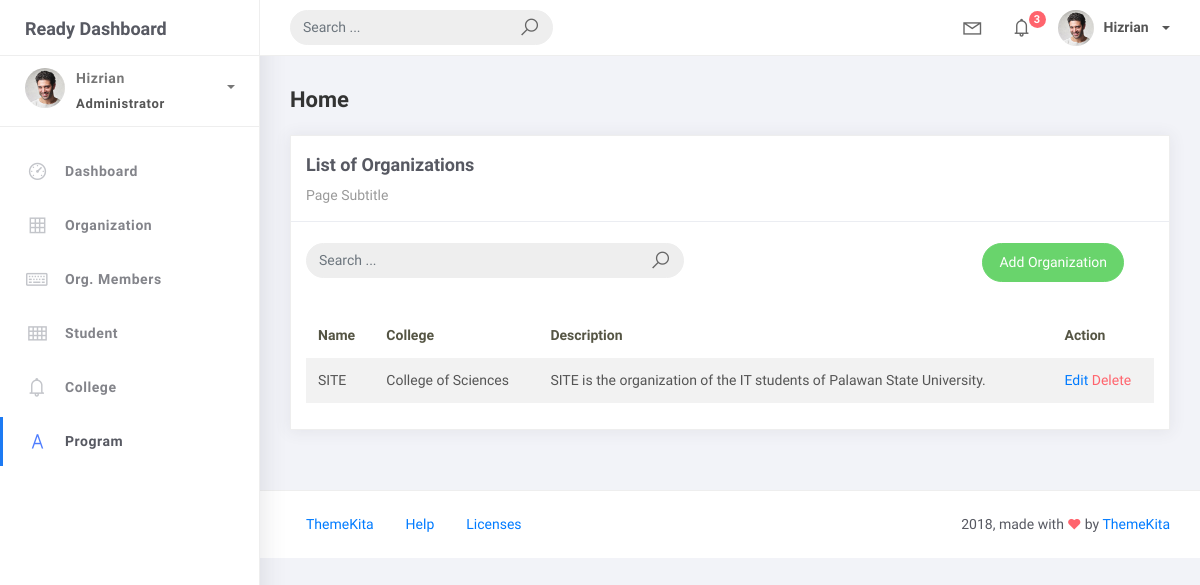
Before: /organization_list with the older database file.
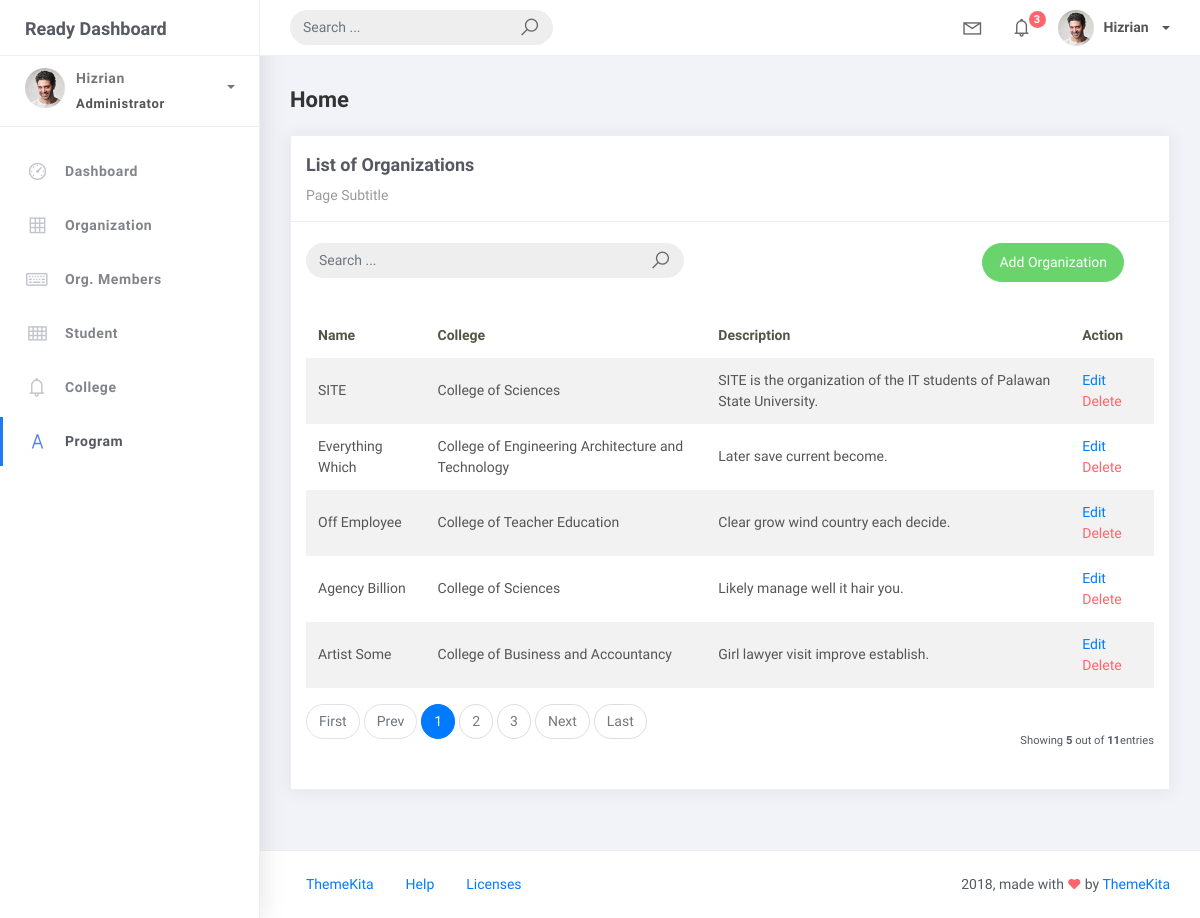
After: the same page with the newer database file.
### studentorg/models.py (models this page shows, shortened)
class BaseModel(models.Model):
    created_at = models.DateTimeField(auto_now_add=True, db_index=True)
    updated_at = models.DateTimeField(auto_now=True)
    class Meta:
        abstract = True

class Organization(BaseModel):
    name = models.CharField(max_length=250)
    college = models.ForeignKey(
        College, null=True, blank=True, on_delete=models.CASCADE)
    description = models.CharField(max_length=500)

class College(BaseModel):
    college_name = models.CharField(max_length=150)
    def __str__(self):
        return self.college_name

### studentorg/views.py (the view)
# urls.py: path('organization_list', OrganizationList.as_view(), name='organization-list'),
class OrganizationList(ListView):
    model = Organization
    context_object_name = 'organization'
    template_name  = 'org_list.html'
    paginate_by = 5
    def get_queryset(self, *args, **kwargs):
         qs = super(OrganizationList, self).get_queryset(*args, **kwargs)
         if self.request.GET.get("q") != None:
             query = self.request.GET.get('q')
             qs = qs = qs.filter(Q(name__icontains=query) |
                           Q(description__icontains=query) | Q(college__college_name__icontains=query))
         return qs

### templates/org_list.html
{% extends 'base.html' %} {%load static %} {% block content %}
<div class="content">
    <div class="container-fluid">
        <h4 class="page-title">Home</h4>
        <div class="row">
            <div class="col-md-12">
                <div class="card">
                    <div class="card-header">
                        <div class="card-title">List of Organizations</div>
                        <div class="card-category">Page Subtitle</div>
                    </div>
                    <br />
                    <div class="col-md-12 row">
                        <div class="col-md-6">
                            <form class="navbar-left navbar-form nav-search mr-md-3"
                                action="{% url 'organization-list' %}">
                                <div class="input-group">
                                    <input type="text" placeholder="Search ..." class="form-control" name="q" />
                                    <div class="input-group-append">
                                        <span class="input-group-text">
                                            <i class="la la-search search-icon"></i>
                                        </span>
                                    </div>
                                </div>
                            </form>
                        </div>
                        <div class="col-md-6">
                            <div class="pull-right">
                                <a href="{% url 'organization-add' %}" class="btn btn-success btn-rounded">Add
                                    Organization</a>
                            </div>
                        </div>
                    </div>
                    <div class="card-body">
                        <table class="table table-striped mt-3">
                            <thead>
                                <tr>
                                    <th scope="col">Name</th>
                                    <th scope="col">College</th>
                                    <th scope="col">Description</th>
                                    <th scope="col">Action</th>
                                </tr>
                            </thead>
                            <tbody>
                                {% for object in object_list %}
                                <tr>
                                    <td>{{ object.name}}</td>
                                    <td>{{ object.college }}</td>
                                    <td>{{ object.description }}</td>
                                    <td>
                                        <a href="organization_list/{{ object.id }}">Edit</a>
                                        <a href="organization_list/{{ object.id }}/delete"
                                            class="text-danger">Delete</a>
                                    </td>
                                </tr>
                                {% empty %}
                                <tr>
                                    <td colspan="4" style="text-align: center">
                                        <p class="text-sm font-weight-bold mb-0">No Records Found</p>
                                    </td>
                                </tr>
                                {% endfor %}
                            </tbody>
                        </table>
                        {% include 'includes/pagination.html' %}
                    </div>
                </div>
            </div>
        </div>
    </div>
</div>
{% endblock %}

Changed rows visible on the page:
added Organization: name "Everything Which", college "College of Engineering Architecture and Technology", description "Later save current become."
added Organization: name "Off Employee", college "College of Teacher Education", description "Clear grow wind country each decide."
added Organization: name "Agency Billion", college "College of Sciences", description "Likely manage well it hair you."
added Organization: name "Artist Some", college "College of Business and Accountancy", description "Girl lawyer visit improve establish."
Other visible differences:
{{ object_list.count }}: (not shown) → "5"
{{ paginator.count }}: (not shown) → "11"
text now shown: "First Prev Next Last Showing out of entries"
new list line: "1"
new list line: "2"
new list line: "3"
